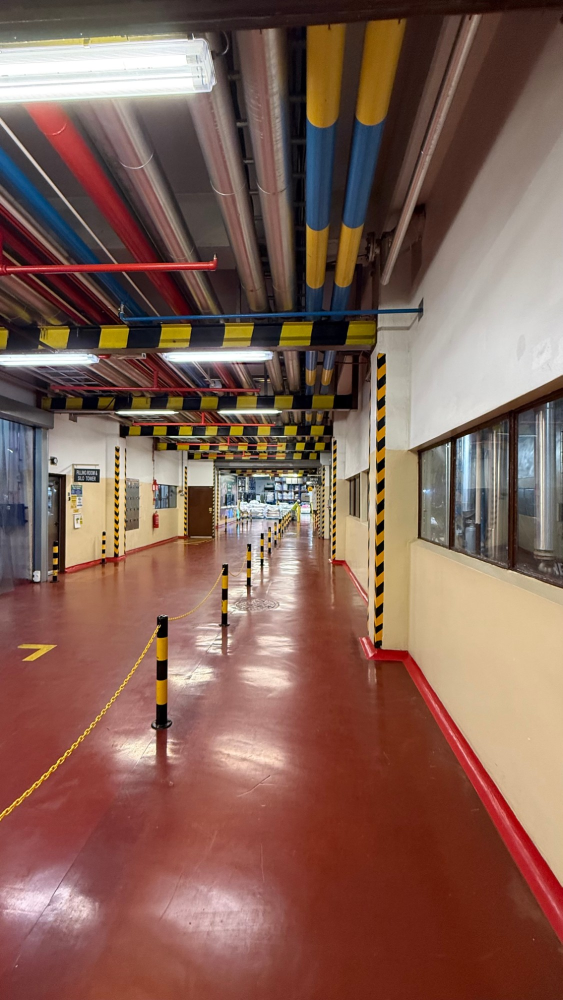
#> input picture goboproject/green-laser-line/reference/corridor-original.jpg, 1125 x 2000 px (shown at 1/2 size)
$ python laser_line.py
#> lines starting #> are read from the running program, lines starting #| are printed output that depends on the picture
#!/usr/bin/env python3
"""Add one green laser walkway line to the corridor photo.

Position: on the walkway between the bollard/chain line and the right-hand
wall, 35% of the walkway's width out from the wall. Both edges are lines
through the corridor's vanishing point (616, 1003), found from the pipes,
skirting and window lines, so a fixed fraction between them is a line
truly parallel to the wall. It runs from the bottom of the frame to the
far end of the walkway, where the bollard chain ends.

Rendering: on a floor, image distance below the horizon is proportional to
1/depth, so the line's width is scaled by (y - horizon). A bright core, a
green glow, and a faint wide scatter halo for the glossy epoxy floor are
added as light over the photo.

Input:  ../reference/corridor-original.jpg
Output: ../mockups/corridor-green-laser-line.jpg
"""
import os
import numpy as np
import cv2

HERE = os.path.dirname(os.path.abspath(__file__))
PHOTO = os.path.join(HERE, "..", "reference", "corridor-original.jpg")
OUT = os.path.join(HERE, "..", "mockups", "corridor-green-laser-line.jpg")

VP = np.array([616.3, 1003.4])       # corridor vanishing point (= horizon height)
WALL_ANGLE = 1.04323                 # wall base (skirting/floor edge) from VP, radians
BOLLARD_ANGLE = 2.17958              # bollard/chain line from VP, radians
FROM_WALL = 0.35                      # fraction of walkway width, measured from the wall
FAR_Y = 1042.0                        # far end of the walkway (end of the bollard chain)
CORE_HALF_W_AT_BOTTOM = 5.5          # px at the bottom edge of the photo


def _x_on(angle, y):
    return VP[0] + (y - VP[1]) / np.tan(angle)


# the laser line: a point near the bottom, FROM_WALL of the way in from the wall
_Y = 1950.0
NEAR = np.array([(1 - FROM_WALL) * _x_on(WALL_ANGLE, _Y) + FROM_WALL * _x_on(BOLLARD_ANGLE, _Y), _Y])
SS = 2                                # supersampling


def main():
    img = cv2.imread(PHOTO).astype(np.float32)
    H, W = img.shape[:2]
#> H = 2000; W = 1125
    ys, xs = np.mgrid[0:H*SS, 0:W*SS].astype(np.float32) / SS + 0.5 / SS
    d = (NEAR - VP) / np.linalg.norm(NEAR - VP)
    n = np.array([-d[1], d[0]])
    dist = np.abs((xs - VP[0]) * n[0] + (ys - VP[1]) * n[1])      # px from the line's axis
    depth_scale = np.clip((ys - VP[1]) / (H - VP[1]), 0, None)    # 1 at bottom, 0 at horizon
    hw = CORE_HALF_W_AT_BOTTOM * depth_scale + 0.5
    core = np.clip(1.5 - dist / hw, 0, 1) ** 1.2                  # anti-aliased solid core
    glow = np.exp(-(dist / (hw * 2.2 + 1.2)) ** 2)
    halo = np.exp(-(dist / (hw * 7 + 4)) ** 2)
    # soft start at the far end, running off the bottom of the frame
    extent = np.clip((ys - FAR_Y) / 6.0, 0, 1)
    core, glow, halo = (a * extent for a in (core, glow, halo))
    down = lambda a: cv2.resize(a, (W, H), interpolation=cv2.INTER_AREA)
    core, glow, halo = down(core), down(glow), down(halo)

    # a laser is intense enough to read as clean green even on red epoxy, so
    # the core *replaces* the floor colour; glow and scatter add light around it
    green_core = np.array([150, 255, 130], np.float32)   # BGR: bright centre, slightly whitened
    green = np.array([60, 255, 25], np.float32)          # BGR: laser green
    c = core[..., None]
    base = img * (1 - c) + green_core * c
    add = glow[..., None] * green * 0.55 * (1 - c) + halo[..., None] * green * 0.14
    add = add - (glow[..., None] * 0.35 * (1 - c)) * img * np.array([0.2, 0, 1.0])   # glow eats a little red
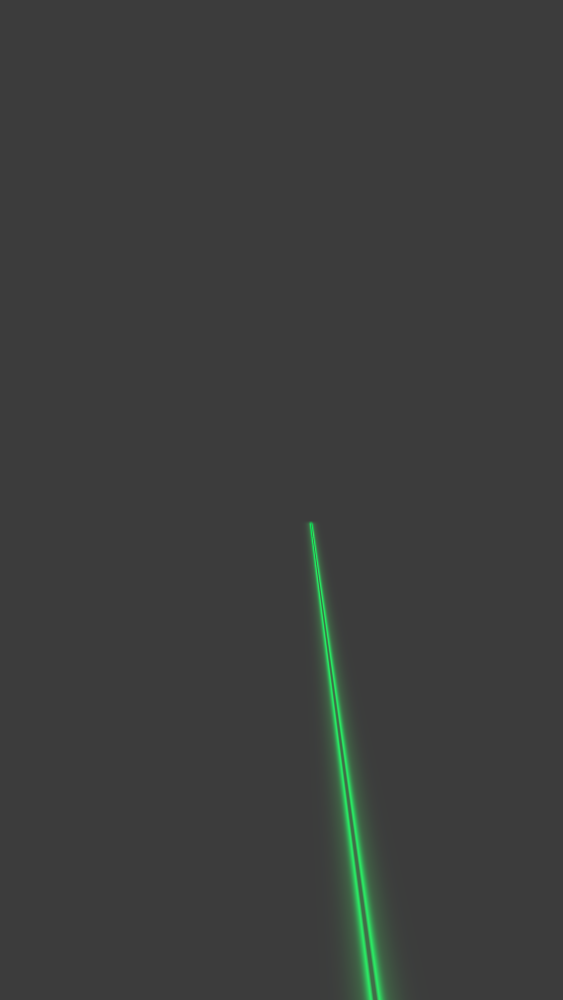
#> add: shape (2000, 1125, 3) float64 (shown at 1/2 size); mean B, G, R 0.3, 1.3, 0; drawn with min black and max white
    lit = base + add
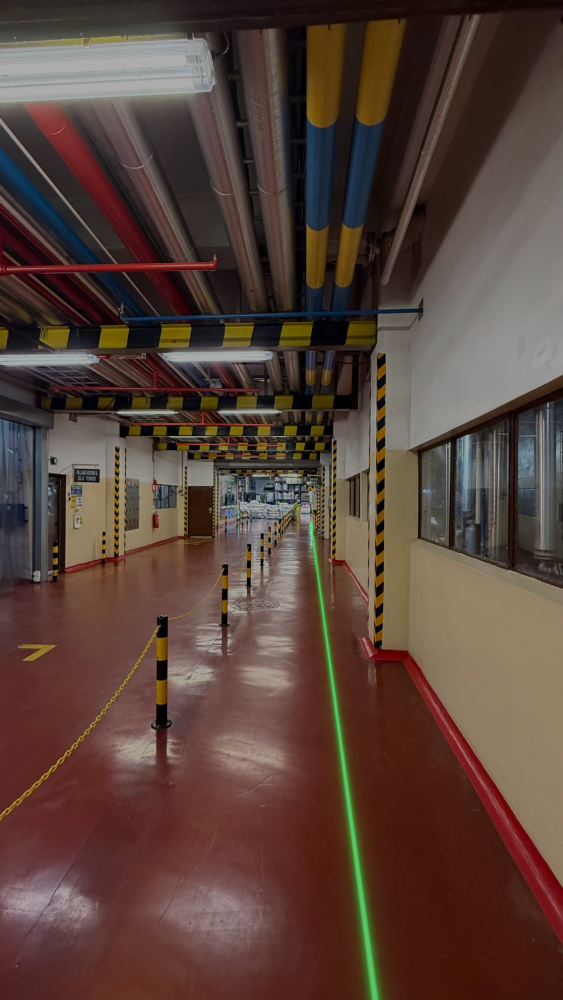
#> lit: shape (2000, 1125, 3) float64 (shown at 1/2 size); mean B, G, R 85.8, 98.8, 130.9; drawn with min black and max white
    add = add + (base - img)
    # keep the core from clipping to a flat block: roll off highlights, but
    # only where the laser adds light -- the rest of the photo is untouched
    T = 205.0
    roll = np.where(lit > T, T + (255 - T) * (1 - np.exp(-(lit - T) / (255 - T))), lit)
    wgt = np.clip(add.sum(-1, keepdims=True) / 30.0, 0, 1)
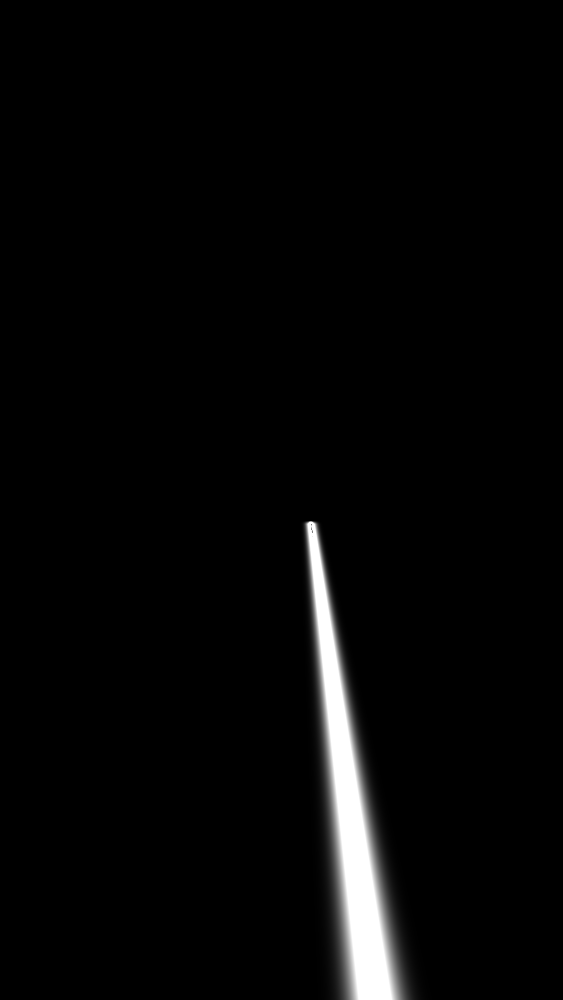
#> wgt: shape (2000, 1125, 1) float64 (shown at 1/2 size); min 0, max 1, mean 0.0273
    out = img * (1 - wgt) + roll * wgt
    cv2.imwrite(OUT, np.clip(out, 0, 255).astype(np.uint8), [cv2.IMWRITE_JPEG_QUALITY, 93])
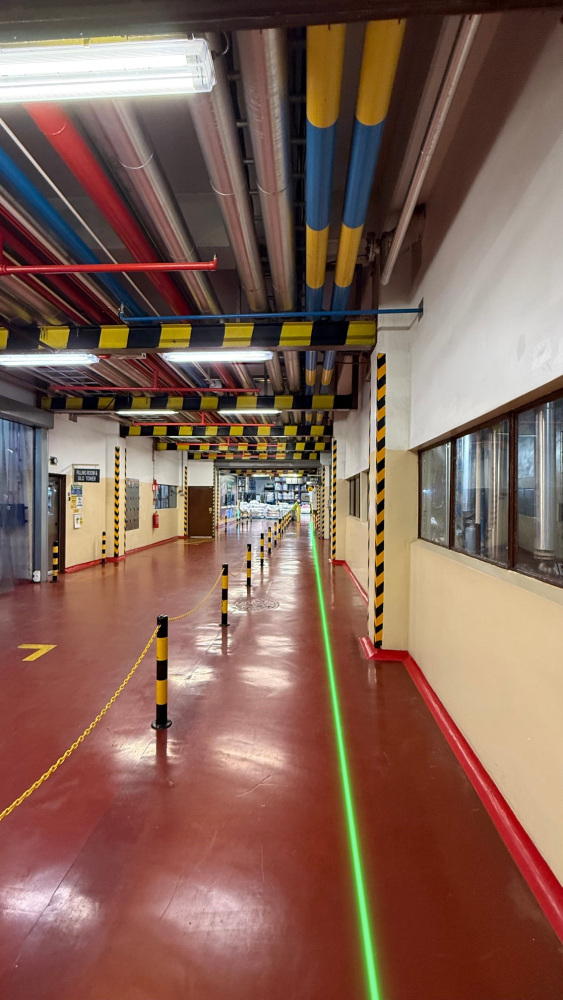
#> saved as corridor-green-laser-line.jpg: shape (2000, 1125, 3) (shown at 1/2 size); mean B, G, R 85.8, 98.6, 130.9
    print("wrote", OUT)


if __name__ == "__main__":
    main()

$ run again, with goboproject/green-laser-line/reference/earlier-two-line-mockup.webp saved as goboproject/green-laser-line/reference/corridor-original.jpg
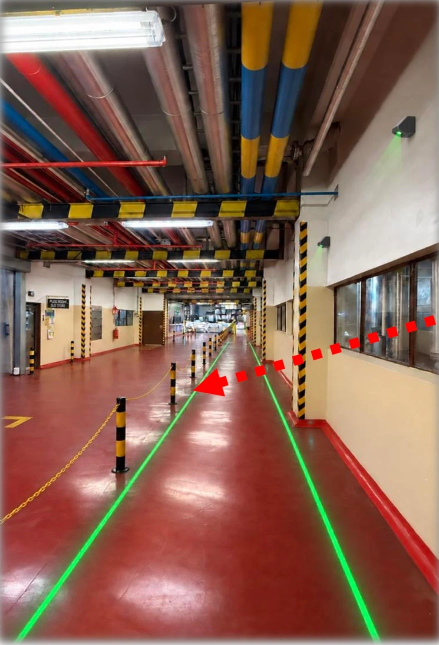
#> input picture goboproject/green-laser-line/reference/earlier-two-line-mockup.webp, 878 x 1290 px (shown at 1/2 size)
#> in main, `wgt = np.clip(add.sum(-1, keepdims=True) / 30.0, 0, 1)`:
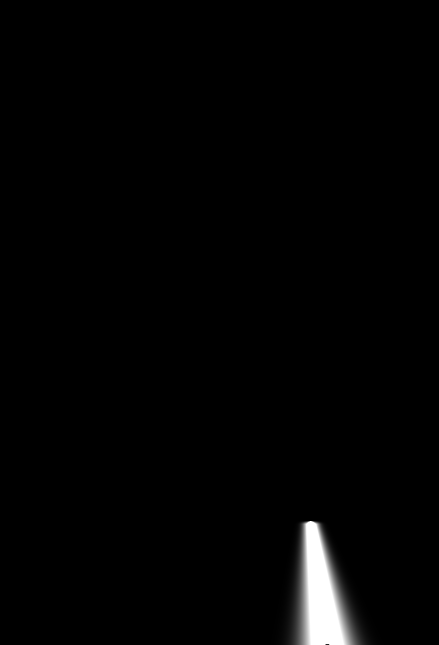
#> wgt: shape (1290, 878, 1) float64 (shown at 1/2 size); min 0, max 1, mean 0.0149
#> in main, `cv2.imwrite(OUT, np.clip(out, 0, 255).astype(np.uint8), [cv2.IMWRITE_J..`:
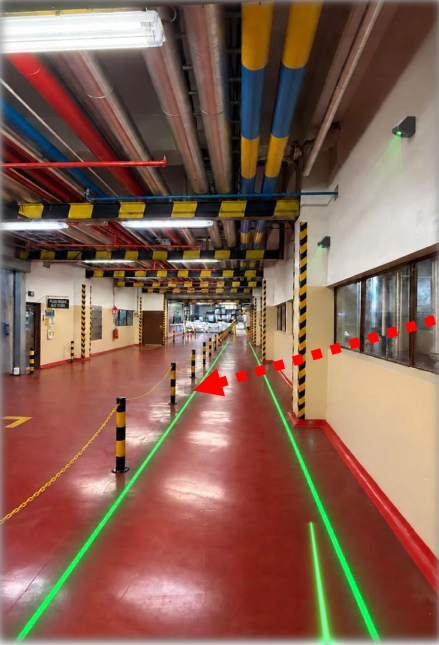
#> saved as corridor-green-laser-line.jpg: shape (1290, 878, 3) (shown at 1/2 size); mean B, G, R 82.7, 98.1, 133.6
